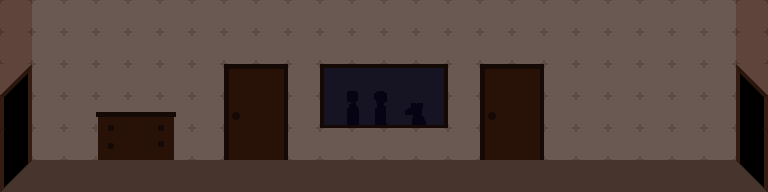

This game map was drawn from its Tiled (.tmx) file and the tilesets committed beside it. A one-line description and the trimmed map source follow:
An orthogonal 24x6 tile map with 32x32 px tiles, 2 tile layers (Tile Layer 1, Tile Layer 2) and 13 objects (3x circuit_lamp, 3x circuit_flip_switch, 2x teleport, light, PLAYER).

<map version="1.2" tiledversion="1.3.0" orientation="orthogonal" renderorder="right-down" compressionlevel="0" width="24" height="6" tilewidth="32" tileheight="32" infinite="0" nextlayerid="6" nextobjectid="24">
 <tileset firstgid="1" name="interior" tilewidth="32" tileheight="32" tilecount="256" columns="16">
  <image source="interior.png" width="512" height="512" />
 </tileset>
 <layer id="1" name="Tile Layer 1" width="24" height="6">
  <data>[144 cells, 144 non-empty, 9 distinct tile ids]</data>
 </layer>
 <layer id="3" name="Tile Layer 2" width="24" height="6">
  <data>[144 cells, 26 non-empty, 20 distinct tile ids]</data>
 </layer>
 <objectgroup id="2" name="collisions">
  <object id="3" type="teleport" x="9.7727" y="80.7954" width="15" height="86.5">
   <properties>
    <property name="file" value="tmx/boys-room.tmx" />
    <property name="id" value="door-left" />
    <property name="producer" value="PLAYER" />
    <property name="target" value="door-right" />
    <property name="trigger.enteronly" type="bool" value="true" />
   </properties>
  </object>
  <object id="4" type="light" x="383.94" y="96.6966">
   <properties>
    <property name="lighting.color" type="color" value="#323b00ff" />
    <property name="lighting.range" type="float" value="250" />
   </properties>
   <point />
  </object>
  <object id="5" type="teleport" x="744.112" y="116.993" width="15" height="54.8333">
   <properties>
    <property name="file" value="tmx/bathroom.tmx" />
    <property name="id" value="door-right" />
    <property name="producer" value="PLAYER" />
    <property name="target" value="door-left" />
    <property name="trigger.enteronly" type="bool" value="true" />
   </properties>
  </object>
  <object id="7" x="0.0358518" y="15.5623" width="4.898" height="177.239">
   <properties>
    <property name="physics.enabled" type="bool" value="true" />
   </properties>
  </object>
  <object id="9" type="PLAYER" x="95.5833" y="164.542">
   <properties>
    <property name="collision" type="bool" value="false" />
   </properties>
   <point />
  </object>
  <object id="14" x="7.88433" y="178.88" width="760.08" height="12.239">
   <properties>
    <property name="physics.enabled" type="bool" value="true" />
   </properties>
  </object>
  <object id="15" x="761.096" y="-10.6195" width="11.3525" height="202.239">
   <properties>
    <property name="physics.enabled" type="bool" value="true" />
   </properties>
  </object>
  <object id="17" type="circuit_lamp" x="148.5" y="63">
   <properties>
    <property name="circuit_id" value="1" />
   </properties>
   <point />
  </object>
  <object id="18" type="circuit_flip_switch" x="455.25" y="129">
   <properties>
    <property name="circuit_id" value="2" />
   </properties>
   <point />
  </object>
  <object id="19" type="circuit_lamp" x="383.5" y="53.5">
   <properties>
    <property name="circuit_id" value="2" />
   </properties>
   <point />
  </object>
  <object id="21" type="circuit_lamp" x="671.545" y="64.1364">
   <properties>
    <property name="circuit_id" value="3" />
   </properties>
   <point />
  </object>
  <object id="22" type="circuit_flip_switch" x="566.5" y="132.5">
   <properties>
    <property name="circuit_id" value="3" />
   </properties>
   <point />
  </object>
  <object id="23" type="circuit_flip_switch" x="201.25" y="127.75">
   <properties>
    <property name="circuit_id" value="1" />
   </properties>
   <point />
  </object>
 </objectgroup>
 <objectgroup id="4" name="circuits" />
</map>